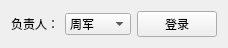
  <widget class="QWidget" name="">
   <property name="geometry">
    <rect>
     <x>410</x>
     <y>0</y>
     <width>199</width>
     <height>25</height>
    </rect>
   </property>
   <layout class="QHBoxLayout" name="horizontalLayout_22">
    <item>
     <widget class="QLabel" name="label_21">
      <property name="text">
       <string>负责人：</string>
      </property>
     </widget>
    </item>
    <item>
     <widget class="QComboBox" name="fuzeren">
      <item>
       <property name="text">
        <string>周军</string>
       </property>
      </item>
      <item>
       <property name="text">
        <string>胡毅</string>
       </property>
      </item>
      <item>
       <property name="text">
        <string>王志英</string>
       </property>
      </item>
      <item>
       <property name="text">
        <string>梁春红</string>
       </property>
      </item>
      <item>
       <property name="text">
        <string>云雯</string>
       </property>
      </item>
      <item>
       <property name="text">
        <string>车璐</string>
       </property>
      </item>
      <item>
       <property name="text">
        <string>范舒婷</string>
       </property>
      </item>
     </widget>
    </item>
    <item>
     <widget class="QPushButton" name="denglu">
      <property name="text">
       <string>登录</string>
      </property>
     </widget>
    </item>
   </layout>
  </widget>
